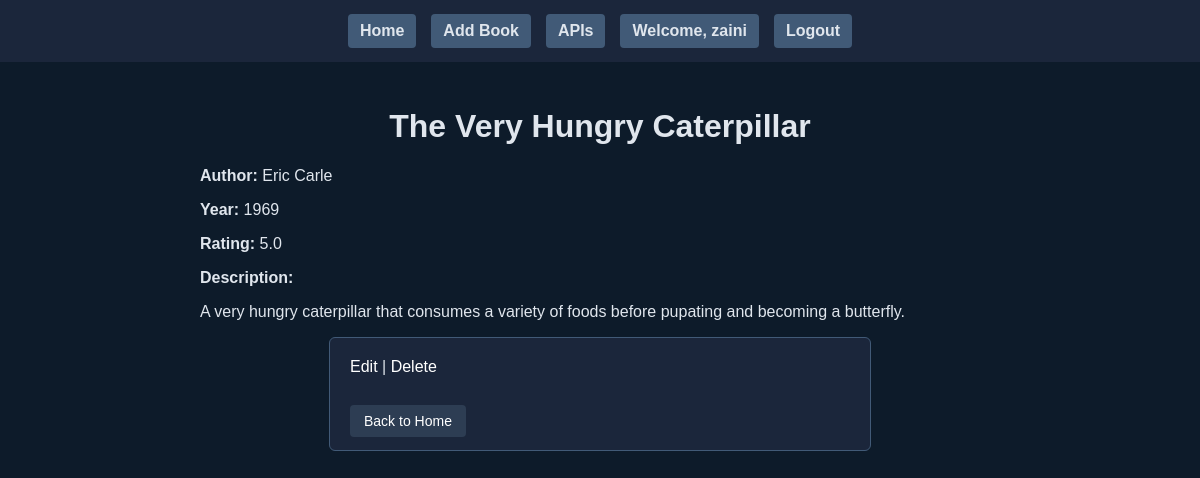
Screenshot of /book/3/ (signed in) with the database file from the repository.
### books/models.py (models this page shows, shortened)
class Book(models.Model):
    title = models.CharField(max_length=255)
    author = models.CharField(max_length=255)
    year = models.IntegerField()
    rating = models.DecimalField(max_digits=3, decimal_places=1)
    description = models.TextField()
    posted_by = models.ForeignKey(User, on_delete=models.CASCADE, null=True, blank=True)
    objects = BookManager()

### books/views.py (the view)
# urls.py: path('book/<int:id>/', views.book_detail, name='book_detail'),
def book_detail(request, id):
    book = Book.objects.get(id=id)
    return render(request, 'books/detail.html', {'book': book})

### books/templates/books/detail.html (shortened to what this page needs)
{% extends 'books/layout.html' %}
{% block content %}
<h1>{{ book.title }}</h1>
<p><strong>Author:</strong> {{ book.author }}</p>
<p><strong>Year:</strong> {{ book.year }}</p>
<p><strong>Rating:</strong> {{ book.rating }}</p>
<p><strong>Description:</strong></p>
<p>{{ book.description }}</p>
<div class="detail-container">
<a href="/edit/{{ book.id }}/">Edit</a> |
<a href="/delete/{{ book.id }}/">Delete</a>
<div>
<br><br>
<a href="/" class="btn btn-secondary">Back to Home</a>
{% endblock %}

### books/templates/books/layout.html (shortened to what this page needs)
<!DOCTYPE html>
<html>
<head>
    {% load static %}
    <link rel="stylesheet" href="{% static 'books/styles.css' %}">
</head>
<body>
    <nav>
        <a href="/">Home</a>
        <a href="/add">Add Book</a>
        <a href="/api/books/">APIs</a>
        {% if user.is_authenticated %}
            <a href="/">Welcome, {{ user.username }}</a>
            <a href="{% url 'logout' %}">Logout</a>
        {% else %}
            <a href="{% url 'register' %}">Register</a>
            <a href="{% url 'login' %}">Login</a>
        {% endif %}
    </nav>
    <div class="content-wrapper">
        {% block content %}
        {% endblock %}
    </div>
</body>
</html>

### books/static/books/styles.css (style rules this page uses)
body { font-family: Arial, sans-serif; background-color: #0d1b2a; color: #e0e6ed; margin: 0; padding: 0; display: flex; flex-direction: column; align-items: center; }
.content-wrapper { width: 100%; max-width: 800px; padding: 0 20px; }
nav { background: #1b263b; width: 100%; padding: 14px 20px; display: flex; justify-content: center; gap: 15px; margin-bottom: 25px; }
nav a { color: #e0e6ed; text-decoration: none; padding: 8px 12px; background: #415a77; border-radius: 4px; font-weight: bold; }
h1, h2, h3 { text-align: center; color: #e0e6ed; }
.btn { padding: 8px 14px; border-radius: 4px; text-decoration: none; color: white; font-size: 14px; border: none; cursor: pointer; }
.btn-secondary { background: #2d3d53; }
.detail-container, .notice-box { background: #1b263b; padding: 20px; border-radius: 6px; border: 1px solid #415a77; width: 100%; max-width: 500px; margin: 0 auto; }
.notice-box a, .detail-container a { color: white; text-decoration: none; }

### rows the page displays
Book: title "The Very Hungry Caterpillar", author "Eric Carle", year "1969", rating "5.0", description "A very hungry caterpillar that consumes a variety of foods before pupating and becoming a butterfly."

### other values shown
{{ user.username }} "zaini"
